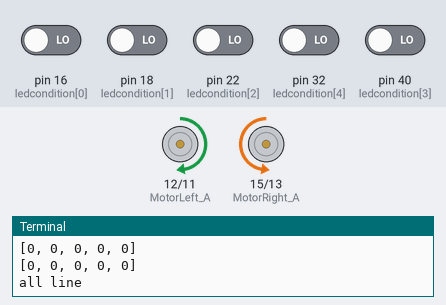
Bench run of a program on a simulated Raspberry Pi (header pin numbers). On the bench: motor-driver pin pairs drawn as motors (green arrow = first pin HIGH = forward, orange = second pin HIGH = backward, longer = more drive, scaled by the enable pin), the last lines printed to the terminal. The inputs (shaded band) are chosen by the test bench; at power-on: pin 16 (ledcondition[0]), pin 18 (ledcondition[1]), pin 22 (ledcondition[2]), pin 32 (ledcondition[4]), pin 40 (ledcondition[3]) LOW.

Above: at 0.17 s.
1.4 s: pin 16 (ledcondition[0]) driven HIGH
At 2.9 s:
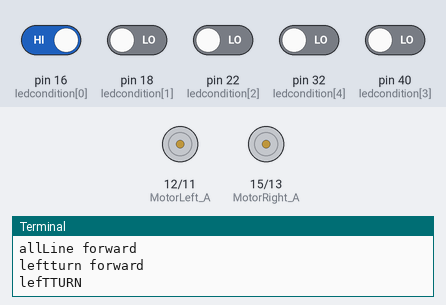
At 10.96 s:
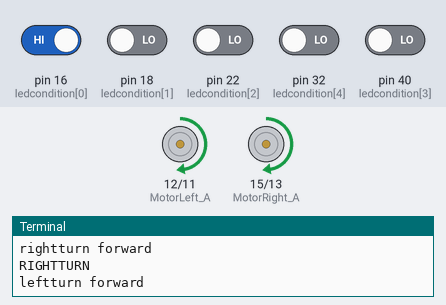
14.9 s: pin 16 (ledcondition[0]) driven LOW
Timing chart, 0 to 28.4 s (numbered marks = the images above; inputs shaded):
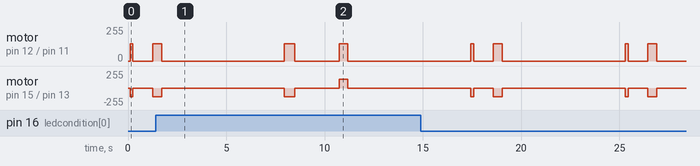

The program:

project.py
```python
######################################################################
### Date: 2017/10/5
### file name: project3_student.py
### Purpose: this code has been generated for the three-wheeled moving
###         object to perform the project3 with ultra sensor
###         swing turn, and point turn
### this code is used for the student only
######################################################################

# =======================================================================
# import GPIO library and time module
# =======================================================================
import RPi.GPIO as GPIO
from time import sleep

# =======================================================================
#  set GPIO warnings as false
# =======================================================================
GPIO.setwarnings(False)

# =======================================================================
# import TurnModule() method
# =======================================================================
from TurnModule import *
from trackingModule import gettracking

# =======================================================================
# rightPointTurn() and leftPointTurn() in TurnModule module
# =======================================================================
# student assignment (1)
# student assignment (2)


# =======================================================================
# import go_forward_any(), go_backward_any(), stop(), LeftPwm(),
# RightPwm(), pwm_setup(), and pwm_low() methods in the module of go_any
# =======================================================================
from go_any import *
from condition2 import *

# implement rightmotor(x)  # student assignment (3)
# implement go_forward_any(speed): # student assignment (4)
# implement go_backward_any(speed): # student assignment (5)
# implement go_forward(speed, running_time)  # student assignment (6)
# implement go_backward(speed, running_time)  # student assignment (7)

# =======================================================================
# setup and initilaize the left motor and right motor
# =======================================================================
pwm_setup()

# =======================================================================
#  define your variables and find out each value of variables
#  to perform the project3 with ultra sensor
#  and swing turn
# =======================================================================
leftSwingTurn(5,0.1)
print('motorInitialize')
try:
    while True:
        # ultra sensor replies the distance back
        ledcondition = gettracking()
        print(ledcondition)
        if ledcondition in forward:
            go_forward(30,0.3)
            print(1)
        elif ledcondition in sp1:
            curveturn(20,35,0.1)
            print(2)
        elif ledcondition in sp2:
            curveturn(35,20,0.1)
            print(3)

        if ledcondition in rightturn:
            print("rightturn forward")
            go_forward(50,0.53)
            stop()
            print("RIGHTTURN")
            stop()
            sleep(1)
            right_point_turn(40,0.25)
            stop()
            sleep(1)
            con =0

        if ledcondition in allline:
            print(ledcondition)
            print('all line')
            con =0
            con2 = 1
            go_forward(50,0.15)
            stop()
            sleep(1)
            print("allLine forward")
            if ledcondition in forward:
                right_point_turn(40,0.1)

        if ledcondition in leftturn or leftturn2:
            print("leftturn forward")
            go_forward(50,0.45)
            stop()
            print("lefTTURN")
            stop()
            sleep(3)
            left_point_turn(40,0.25)
            stop()
            sleep(3)
            con = 1

        if ledcondition in noline:
            if con == 0:
                print("no line")
                right_point_turn(40,0.1)
                stop()
                sleep(0.2)
            elif con ==1:
                print("no line 2 ")
                left_point_turn(40,0.1)
                stop()
                sleep(0.2)
        # when the Ctrl+C key has been pressed,
        # the moving object will be stopped

except KeyboardInterrupt:
    pwm_low()
```

TurnModule.py
```python
######################################################################
### Date: 2017/10/5
### file name: TurnModule.py
### Purpose: this code has been generated for the three-wheeled moving
###         object to perform swing turn and point turn
### this code is used for the student only
######################################################################

# import GPIO librery
import RPi.GPIO as GPIO
import time

# set up GPIO mode as BOARD
GPIO.setmode(GPIO.BOARD)

# set GPIO warnings as flase
GPIO.setwarnings(False)

# =======================================================================
# REVERSE function to control the direction of motor in reverse
def REVERSE(x):
   if x == True:
      return False
   elif x == False:
      return True
# =======================================================================

# =======================================================================
# Set the motor's true / false value to go forward.
forward0 = True
forward1 = False
# =======================================================================

# =======================================================================
#Set the motor's true / false value to go opposite.
backward0 = REVERSE(forward0)
backward1 = REVERSE(forward1)
# =======================================================================

# =======================================================================
# declare the pins of 12, 11, 35 in the Rapberry Pi
# as the left motor control pins in order to control left motor
# left motor needs three pins to be controlled
# =======================================================================
MotorLeft_A = 12
MotorLeft_B = 11
MotorLeft_PWM = 35

# =======================================================================
# declare the pins of 15, 13, 37 in the Rapberry Pi
# as the right motor control pins in order to control right motor
# right motor needs three pins to be controlled
# =======================================================================
MotorRight_A = 15
MotorRight_B = 13
MotorRight_PWM = 37

# ===========================================================================
# Control the DC motor to make it rotate clockwise, so the car will
# move forward.
# if you have different direction, you need to change HIGH to LOW
# or LOW to HIGH,in MotorLeft_A
# and LOW to HIGH or HIGH to LOW in MotorLeft_B
# if you have different direction, you need to change HIGH to LOW
# or LOW to HIGH in MotorLeft_A
# and LOW to HIGH or HIGH to LOW in MotorLeft_B
# ===========================================================================

def leftmotor(x):
   if x == True:
      GPIO.output(MotorLeft_A, GPIO.HIGH)
      GPIO.output(MotorLeft_B, GPIO.LOW)
   elif x == False:
      GPIO.output(MotorLeft_A, GPIO.LOW)
      GPIO.output(MotorLeft_B, GPIO.HIGH)
   else:
      print 'Config Error'

def rightmotor(x):
   if x == True:
      GPIO.output(MotorRight_A, GPIO.LOW)
      GPIO.output(MotorRight_B, GPIO.HIGH)
   elif x == False:
      GPIO.output(MotorRight_A, GPIO.HIGH)
      GPIO.output(MotorRight_B, GPIO.LOW)

# =======================================================================
# because the connetions between motors (left motor) and Rapberry Pi has been
# established, the GPIO pins of Rapberry Pi
# such as MotorLeft_A, MotorLeft_B, and MotorLeft_PWM
# should be clearly declared whether their roles of pins
# are output pin or input pin
# =======================================================================

GPIO.setup(MotorLeft_A,GPIO.OUT)
GPIO.setup(MotorLeft_B,GPIO.OUT)
GPIO.setup(MotorLeft_PWM,GPIO.OUT)

# =======================================================================
# because the connetions between motors (right motor) and Rapberry Pi has been
# established, the GPIO pins of Rapberry Pi
# such as MotorLeft_A, MotorLeft_B, and MotorLeft_PWM
# should be clearly declared whether their roles of pins
# are output pin or input pin
# =======================================================================

GPIO.setup(MotorRight_A,GPIO.OUT)
GPIO.setup(MotorRight_B,GPIO.OUT)
GPIO.setup(MotorRight_PWM,GPIO.OUT)

# =======================================================================
# create left pwm object to control the speed of left motor
# =======================================================================
LeftPwm=GPIO.PWM(MotorLeft_PWM,100)

# =======================================================================
# create right pwm object to control the speed of right motor
# =======================================================================
RightPwm=GPIO.PWM(MotorRight_PWM,100)

# =======================================================================
# perform right swing turn of 90 degree
# =======================================================================
def rightSwingTurn(speed, running_time):
    # set the left motor to go fowrard
    leftmotor(forward0)
    #leftmotor(forward1)

    # set the left motor pwm to be ready to go forward
    GPIO.output(MotorLeft_PWM,GPIO.HIGH)

    # set the right motor pwm to be ready to stop
    # Turn Off Right PWM
    GPIO.output(MotorRight_PWM,GPIO.LOW)
    # set the speed of the left motor to go fowrard
    LeftPwm.ChangeDutyCycle(speed)
    # set the speed of the right motor to stop
    RightPwm.ChangeDutyCycle(0)
    # set the running time of the left motor to go fowrard
    time.sleep(running_time)

# =======================================================================
# perform left swing turn of 90 degree
# =======================================================================
def leftSwingTurn(speed, running_time):

    # set the left motor pwm to be ready to stop
    # Turn Off Left PWM
    GPIO.output(MotorLeft_PWM,GPIO.LOW)

    # set the right motor to go fowrard
    rightmotor(forward0)

    # set the right motor pwm to be ready to go forward
    GPIO.output(MotorRight_PWM,GPIO.HIGH)

    # set the speed of the left motor to stop
    LeftPwm.ChangeDutyCycle(0)
    # set the speed of the right motor to go fowrard
    RightPwm.ChangeDutyCycle(speed)
    # set the running time of the right motor to go fowrard
    time.sleep(running_time)


# =======================================================================
# perform right point turn of 90 degree  # student assignment (1)
# ======================================================================

def right_point_turn(speed, running_time):  # student assignment (1)
# set the left motor to go fowrard
   leftmotor(forward0)
    #leftmotor(forward1)

    # set the left motor pwm to be ready to go forward
   GPIO.output(MotorLeft_PWM,GPIO.HIGH)

    # set the right motor pwm to be ready to stop
   rightmotor(backward0)
    # Turn Off Right PWM
   GPIO.output(MotorRight_PWM,GPIO.HIGH)
    # set the speed of the left motor to go fowrard
   LeftPwm.ChangeDutyCycle(speed)
    # set the speed of the right motor to stop
   RightPwm.ChangeDutyCycle(speed)
    # set the running time of the left motor to go fowrard
   time.sleep(running_time)

#=======================================================================
# perform left point turn of 90 degree   # student assignment (2)
# ======================================================================

def left_point_turn(speed, running_time):  # student assignment (2)
# set the left motor to go fowrard
   leftmotor(backward0)
    #leftmotor(forward1)

    # set the left motor pwm to be ready to go forward
   GPIO.output(MotorLeft_PWM,GPIO.HIGH)

    # set the right motor pwm to be ready to stop
   rightmotor(forward0)
    # Turn Off Right PWM
   GPIO.output(MotorRight_PWM,GPIO.HIGH)
    # set the speed of the left motor to go fowrard
   LeftPwm.ChangeDutyCycle(speed)
    # set the speed of the right motor to stop
   RightPwm.ChangeDutyCycle(speed)
    # set the running time of the left motor to go fowrard
   time.sleep(running_time)
def curveturn(leftspeed, rightspeed, running):
   leftmotor(forward0)
   GPIO.output(MotorLeft_PWM,GPIO.HIGH)

   rightmotor(forward0)
   GPIO.output(MotorRight_PWM,GPIO.HIGH)

   LeftPwm.ChangeDutyCycle(leftspeed)
   RightPwm.ChangeDutyCycle(rightspeed)

   time.sleep(running)
```

trackingModule.py
```python
#########################################################################
### Date: 2017/10/13
### file name: trackingModule.py
### Purpose: this code has been generated for the five-way tracking sensor
###         to perform the decision of direction
###
#########################################################################

# =======================================================================
# import GPIO library and time module
# =======================================================================
import RPi.GPIO as GPIO
import time
def gettracking():
# =======================================================================
#  set GPIO warnings as false
# =======================================================================
    GPIO.setwarnings(False)

# =======================================================================
# set up GPIO mode as BOARD
# =======================================================================
    GPIO.setmode(GPIO.BOARD)


# =======================================================================
# declare the pins of 16, 18, 22, 40, 32 in the Rapberry Pi
# as the control pins of 5-way trackinmg sensor in order to
# control direction
#
#  leftmostled    leftlessled     centerled     rightlessled     rightmostled
#       16            18              22             40              32
#
# led turns on (1) : trackinmg sensor led detects white playground
# led turns off(0) : trackinmg sensor led detects black line

# leftmostled off : it means that moving object finds black line
#                   at the position of leftmostled
#                   black line locates below the leftmostled of the moving object
#
# leftlessled off : it means that moving object finds black line
#                   at the position of leftlessled
#                   black line locates below the leftlessled of the moving object
#
# centerled off : it means that moving object finds black line
#                   at the position of centerled
#                   black line locates below the centerled of the moving object
#
# rightlessled off : it means that moving object finds black line
#                   at the position of rightlessled
#                   black line locates below the rightlessled  of the moving object
#
# rightmostled off : it means that moving object finds black line
#                   at the position of rightmostled
#                   black line locates below the rightmostled of the moving object
# =======================================================================

    leftmostled=16
    leftlessled=18
    centerled=22
    rightlessled=40
    rightmostled=32


# =======================================================================
# because the connetions between 5-way tracking sensor and Rapberry Pi has been
# established, the GPIO pins of Rapberry Pi
# such as leftmostled, leftlessled, centerled, rightlessled, and rightmostled
# should be clearly declared whether their roles of pins
# are output pin or input pin
# since the 5-way tracking sensor data has been detected and
# used as the input data, leftmostled, leftlessled, centerled, rightlessled, and rightmostled
# should be clearly declared as input
#
# =======================================================================

    GPIO.setup(leftmostled, GPIO.IN)
    GPIO.setup(leftlessled, GPIO.IN)
    GPIO.setup(centerled,   GPIO.IN)
    GPIO.setup(rightlessled, GPIO.IN)
    GPIO.setup(rightmostled, GPIO.IN)


# =======================================================================
# GPIO.input(leftmostled) method gives the data obtained from leftmostled
# leftmostled returns (1) : leftmostled detects white playground
# leftmostled returns (0) : leftmostled detects black line
#
#
# GPIO.input(leftlessled) method gives the data obtained from leftlessled
# leftlessled returns (1) : leftlessled detects white playground
# leftlessled returns (0) : leftlessled detects black line
#
# GPIO.input(centerled) method gives the data obtained from centerled
# centerled returns (1) : centerled detects white playground
# centerled returns (0) : centerled detects black line
#
# GPIO.input(rightlessled) method gives the data obtained from rightlessled
# rightlessled returns (1) : rightlessled detects white playground
# rightlessled returns (0) : rightlessled detects black line
#
# GPIO.input(rightmostled) method gives the data obtained from rightmostled
# rightmostled returns (1) : rightmostled detects white playground
# rightmostled returns (0) : rightmostled detects black line
#
# =======================================================================


    try:
            ledcondition = [GPIO.input(leftmostled),
                            GPIO.input(leftlessled),
                            GPIO.input(centerled),
                            GPIO.input(rightlessled),
                            GPIO.input(rightmostled),
                            ]
            return ledcondition
            time.sleep(0.1)

    except KeyboardInterrupt:
        GPIO.cleanup()
```

condition2.py
```python
forward= [
    [1,1,0,1,1],
    [1,1,0,0,1],
    [1,0,0,1,1],
]
###
rightturn = [
    [1,1,0,0,0],
    [1,0,0,0,0],
]
###
noline = [
    [1,1,1,1,1],

]

allline = [
    [0,0,0,0,0]
]

##

leftturn = [
    [0,0,0,1,1],
    [0,0,0,0,1],
]

leftturn2 =     [0,0,1,1,1]

sp1 = [
    [0,0,1,1,1],
    [0,1,1,1,1],
    [1,0,1,1,1],
    ]

sp2 = [
    [1,1,1,0,0],
    [1,1,1,1,0],
    [1,1,1,0,1],
    ]
```

Source omitted: go_any.py (8067 bytes)
